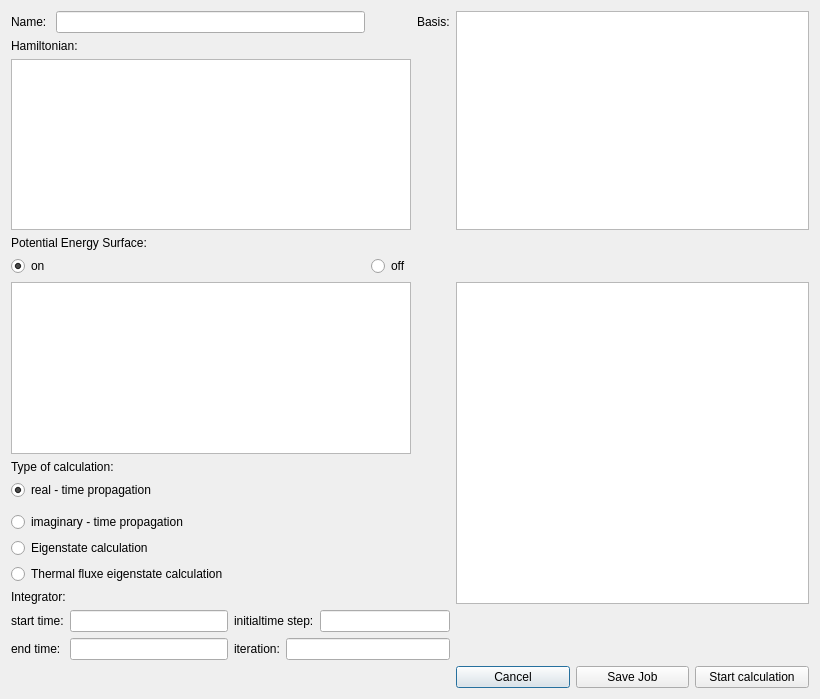
<?xml version="1.0" encoding="UTF-8"?>
<ui version="4.0">
 <class>Dialog</class>
 <widget class="QDialog" name="Dialog">
  <property name="windowModality">
   <enum>Qt::ApplicationModal</enum>
  </property>
  <property name="geometry">
   <rect>
    <x>0</x>
    <y>0</y>
    <width>820</width>
    <height>699</height>
   </rect>
  </property>
  <property name="contextMenuPolicy">
   <enum>Qt::NoContextMenu</enum>
  </property>
  <property name="windowTitle">
   <string>Dialog</string>
  </property>
  <property name="layoutDirection">
   <enum>Qt::LeftToRight</enum>
  </property>
  <property name="autoFillBackground">
   <bool>true</bool>
  </property>
  <layout class="QGridLayout" name="gridLayout">
   <item row="13" column="0" colspan="3">
    <layout class="QGridLayout" name="gridLayout_2">
     <item row="0" column="0">
      <layout class="QHBoxLayout" name="horizontalLayout">
       <item>
        <widget class="QLabel" name="label_6">
         <property name="text">
          <string>start time:</string>
         </property>
        </widget>
       </item>
       <item>
        <widget class="QLineEdit" name="uiStartTime"/>
       </item>
      </layout>
     </item>
     <item row="0" column="1">
      <layout class="QHBoxLayout" name="horizontalLayout_3">
       <item>
        <widget class="QLabel" name="label_7">
         <property name="text">
          <string>initialtime step:</string>
         </property>
        </widget>
       </item>
       <item>
        <widget class="QLineEdit" name="uiInit"/>
       </item>
      </layout>
     </item>
     <item row="1" column="0">
      <layout class="QHBoxLayout" name="horizontalLayout_2">
       <item>
        <widget class="QLabel" name="label_8">
         <property name="text">
          <string>end time: </string>
         </property>
        </widget>
       </item>
       <item>
        <widget class="QLineEdit" name="uiEndTime"/>
       </item>
      </layout>
     </item>
     <item row="1" column="1">
      <layout class="QHBoxLayout" name="horizontalLayout_4">
       <item>
        <widget class="QLabel" name="label_9">
         <property name="text">
          <string>iteration:</string>
         </property>
        </widget>
       </item>
       <item>
        <widget class="QLineEdit" name="uiIter"/>
       </item>
      </layout>
     </item>
    </layout>
   </item>
   <item row="9" column="0" colspan="2">
    <widget class="QRadioButton" name="ImaginaryRadio">
     <property name="text">
      <string>imaginary - time propagation</string>
     </property>
     <attribute name="buttonGroup">
      <string notr="true">buttonGroup_2</string>
     </attribute>
    </widget>
   </item>
   <item row="12" column="0">
    <widget class="QLabel" name="label_5">
     <property name="text">
      <string>Integrator:</string>
     </property>
    </widget>
   </item>
   <item row="4" column="0">
    <widget class="QRadioButton" name="onRadio">
     <property name="text">
      <string>on</string>
     </property>
     <property name="checked">
      <bool>true</bool>
     </property>
     <attribute name="buttonGroup">
      <string notr="true">buttonGroup</string>
     </attribute>
    </widget>
   </item>
   <item row="0" column="0">
    <layout class="QHBoxLayout" name="horizontalLayout_6">
     <item>
      <widget class="QLabel" name="label">
       <property name="text">
        <string>Name: </string>
       </property>
      </widget>
     </item>
     <item>
      <widget class="QLineEdit" name="uiProjectName"/>
     </item>
    </layout>
   </item>
   <item row="11" column="0" colspan="2">
    <widget class="QRadioButton" name="fluxEigenstateRadio">
     <property name="text">
      <string>Thermal fluxe eigenstate calculation</string>
     </property>
     <attribute name="buttonGroup">
      <string notr="true">buttonGroup_2</string>
     </attribute>
    </widget>
   </item>
   <item row="6" column="0">
    <widget class="QLabel" name="label_4">
     <property name="text">
      <string>Type of calculation:</string>
     </property>
    </widget>
   </item>
   <item row="1" column="0">
    <widget class="QLabel" name="label_2">
     <property name="text">
      <string>Hamiltonian:</string>
     </property>
    </widget>
   </item>
   <item row="2" column="0" colspan="2">
    <widget class="QListView" name="listHamilton"/>
   </item>
   <item row="0" column="2">
    <widget class="QLabel" name="label_11">
     <property name="text">
      <string>Basis:</string>
     </property>
    </widget>
   </item>
   <item row="5" column="0" colspan="2">
    <widget class="QListView" name="listPES"/>
   </item>
   <item row="14" column="3">
    <layout class="QHBoxLayout" name="horizontalLayout_5">
     <property name="sizeConstraint">
      <enum>QLayout::SetNoConstraint</enum>
     </property>
     <item>
      <widget class="QPushButton" name="uiCancel">
       <property name="text">
        <string>Cancel</string>
       </property>
      </widget>
     </item>
     <item>
      <widget class="QPushButton" name="uiSaveJob">
       <property name="text">
        <string>Save Job</string>
       </property>
      </widget>
     </item>
     <item>
      <widget class="QPushButton" name="uiStartCal">
       <property name="text">
        <string>Start calculation</string>
       </property>
      </widget>
     </item>
    </layout>
   </item>
   <item row="4" column="1">
    <widget class="QRadioButton" name="offRadio">
     <property name="text">
      <string>off</string>
     </property>
     <attribute name="buttonGroup">
      <string notr="true">buttonGroup</string>
     </attribute>
    </widget>
   </item>
   <item row="5" column="3" rowspan="8">
    <widget class="QGraphicsView" name="uiDisplayTree"/>
   </item>
   <item row="10" column="0">
    <widget class="QRadioButton" name="EigenstateRadio">
     <property name="text">
      <string>Eigenstate calculation</string>
     </property>
     <attribute name="buttonGroup">
      <string notr="true">buttonGroup_2</string>
     </attribute>
    </widget>
   </item>
   <item row="0" column="3" rowspan="3">
    <widget class="QTreeView" name="uiTree"/>
   </item>
   <item row="3" column="0">
    <widget class="QLabel" name="label_3">
     <property name="text">
      <string>Potential Energy Surface:</string>
     </property>
    </widget>
   </item>
   <item row="7" column="0">
    <widget class="QRadioButton" name="RealRadio">
     <property name="text">
      <string>real - time propagation</string>
     </property>
     <property name="checked">
      <bool>true</bool>
     </property>
     <attribute name="buttonGroup">
      <string notr="true">buttonGroup_2</string>
     </attribute>
    </widget>
   </item>
  </layout>
 </widget>
 <resources/>
 <connections/>
 <buttongroups>
  <buttongroup name="buttonGroup"/>
  <buttongroup name="buttonGroup_2"/>
 </buttongroups>
</ui>
